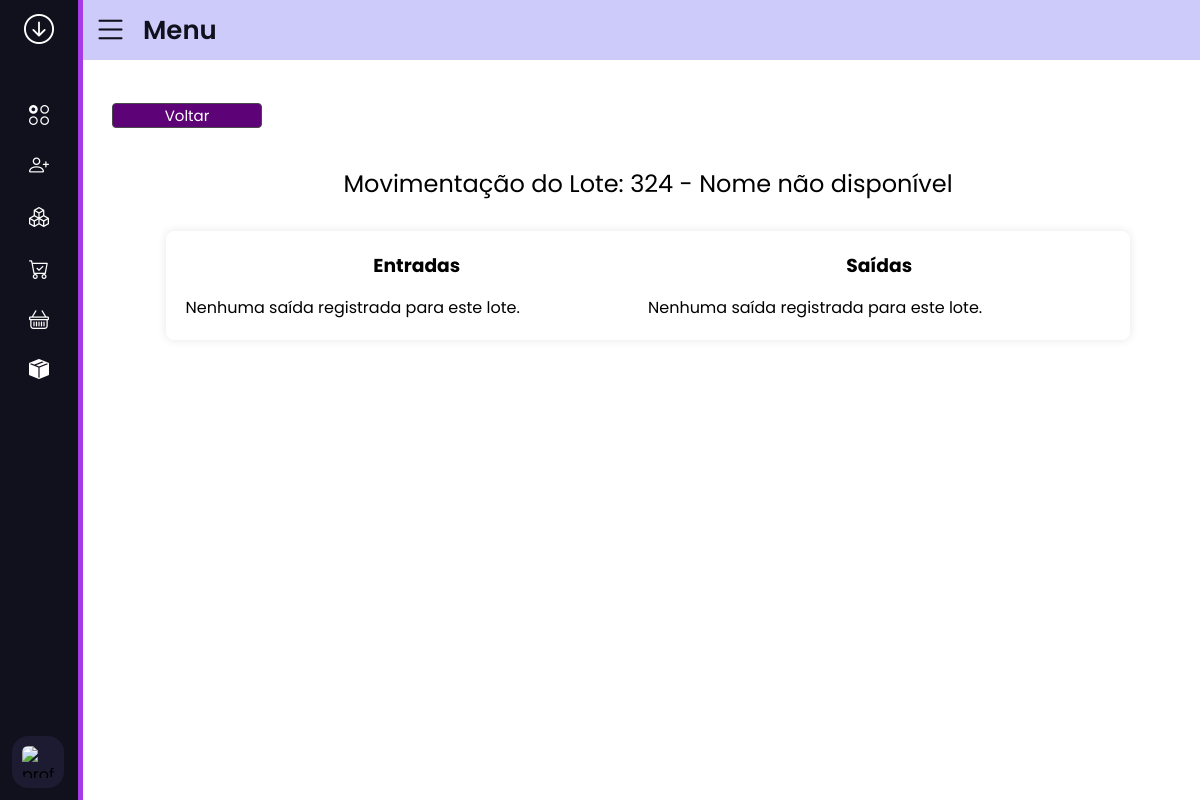
/estoque/lote/324/ (signed in), run on an earlier commit of the app's database.
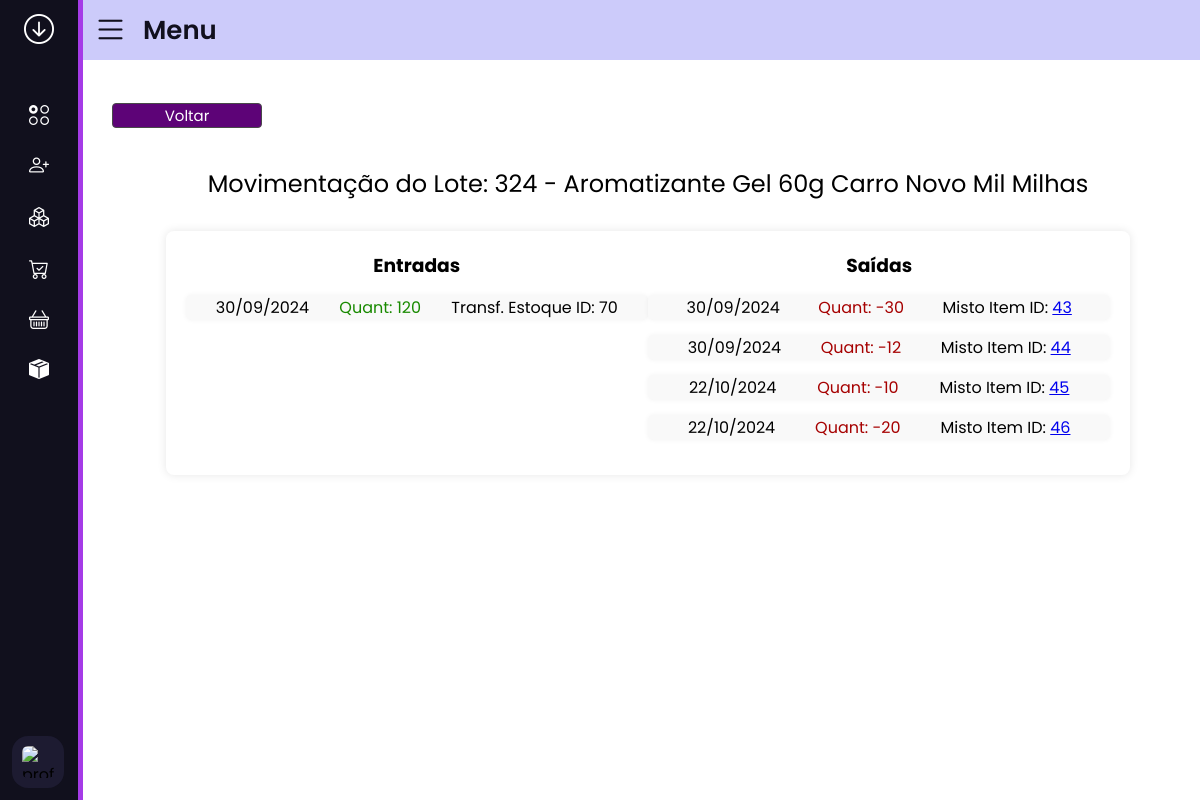
And on a later commit of the database.
### cadastros/models.py (models this page shows)
class Products(models.Model):
    CATEGORY_CHOICES = [
        ('fabricado', 'Fabricado'),
        ('misto', 'Misto'),
        ('kit', 'Kit'),
        ('kit_variavel', 'Kit Variável'),
        ('materia_prima', 'Matéria Prima'),
    ]
    name = models.CharField(max_length=70)
    product_code = models.CharField(max_length=10, null=True, blank=True)
    product_bar_code = models.CharField(max_length=13, null=True, blank=True)
    box_bar_code = models.CharField(max_length=14, null=True, blank=True)
    category = models.CharField(max_length=15, choices=CATEGORY_CHOICES)
    unit = models.CharField(max_length=10)
    box_quantity = models.IntegerField(null=True, blank=True)
    gross_weight = models.DecimalField(max_digits=5, decimal_places=2, null=True, blank=True)
    net_weight = models.DecimalField(max_digits=5, decimal_places=2, null=True, blank=True)
    ncm = models.CharField(max_length=14, null=True, blank=True)
    cest = models.CharField(max_length=14, null=True, blank=True)
    estoq_minimo = models.IntegerField(null=True, blank=True)
    pedidos = GenericRelation('vendas.PedidoItem')
    def __str__(self):
        return self.name

### estoque/models.py (models this page shows, shortened)
class Estoque(models.Model):
    content_type = models.ForeignKey(ContentType, on_delete=models.CASCADE)
    object_id = models.PositiveIntegerField()
    fonte = GenericForeignKey('content_type', 'object_id')
    cod_produto = models.CharField(max_length=8, null=True, blank=True)
    lote = models.CharField(max_length=10, null=True, blank=True)
    quantidade = models.IntegerField()
    status = models.BooleanField()
    data = models.DateTimeField(auto_now_add=True)
    inventario = models.BooleanField(default=False)
    id_inventario = models.IntegerField(null=True, blank=True)
    class Meta:
        permissions = [
            ('ver_estoque_por_lotes', 'Can see stock by batches'),
            ('ver_necessidade_pedidos', 'Can see the need for orders'),
            ('ver_inventario_estoque', 'Can see stock inventory')
        ]

### estoque/views.py (the view)
# urls.py: path('lote/<str:lote>/', views.estoque_lotes, name='estoque_lotes'),
@login_required
@permission_required('estoque.ver_estoque_por_lotes', raise_exception=True)
def estoque_lotes(request, lote):
    registros_estoque = Estoque.objects.filter(lote=lote)
    if registros_estoque.exists():
        produto_code = registros_estoque.first().cod_produto  # Acesse o primeiro registro
        nome_produto = Products.objects.filter(product_code=produto_code).first()
    else:
        produto_code = 'Produto não encontrado'
        nome_produto = 'Nome não disponível'  # Adicionando um valor padrão
    entradas = registros_estoque.filter(status=True)
    saidas = registros_estoque.filter(status=False)
    for entrada in entradas:
        if entrada.fonte:
            entrada.fonte_nome = entrada.fonte.__class__.__name__  # Obtém o nome da classe da fonte
            if isinstance(entrada.fonte, TransferenciaEstoqueSaidaInfo):
                entrada.fonte_id = entrada.fonte.numero_transferencia
                entrada.fonte_info = entrada.fonte.numero_transferencia
            elif isinstance(entrada.fonte, MistoItem):
                entrada.fonte_id = entrada.fonte.id  # ID do misto item
                entrada.fonte_info = entrada.fonte.name if hasattr(entrada.fonte, 'name') else 'Nome não disponível'
            elif isinstance(entrada.fonte, InventariosEstoque):
                entrada.fonte_id = entrada.fonte.numero_inventario
                entrada.fonte_info = entrada.fonte.numero_inventario
            else:
                entrada.fonte_nome = 'Fonte não encontrada'
                entrada.fonte_info = 'Nome não disponível'
        else:
            entrada.fonte_nome = 'Fonte não encontrada'
            entrada.fonte_id = None
            entrada.fonte_info = 'Nome não disponível'
    for saida in saidas:
        if saida.fonte:
            saida.fonte_nome = saida.fonte.__class__.__name__  # Obtém o nome da classe da fonte
            if isinstance(saida.fonte, Pedido):
                saida.fonte_id = saida.fonte.id  # ID do pedido
                saida.fonte_info = saida.fonte.name if hasattr(saida.fonte, 'name') else 'Nome não disponível'
            elif isinstance(saida.fonte, MistoItem):
                saida.fonte_id = saida.fonte.id  # ID do misto item
                saida.fonte_info = saida.fonte.name if hasattr(saida.fonte, 'name') else 'Nome não disponível'
            else:
                saida.fonte_id = None
                saida.fonte_info = 'Fonte não reconhecida'
        else:
            saida.fonte_nome = 'Fonte não encontrada'
            saida.fonte_id = None
            saida.fonte_info = 'Nome não disponível'
    context = {
        'lote': lote,
        'produto': nome_produto,
        'entradas': entradas,
        'saidas': saidas,
        'detalhes': registros_estoque,
    }
    return render(request, 'estoque/estoque_lotes.html', context)

### estoque/templates/estoque/estoque_lotes.html
{% extends 'side_menu.html' %}
{% load static %}
{% block head %}
    <link rel="stylesheet" href="{% static 'css/style_estoque_lotes.css' %}">
{% endblock %}
{% block content %}
    <div class="button-pattern">
        <a href="/estoque/pesquisar_lote/"><button class="button-pattern_final">Voltar</button></a>
    </div>
    <h2 class="title-h2">Movimentação do Lote: {{ lote }} - {{ produto }}</h2>
    <div class="container-father">
        <div class="container">
            <div class="column">
                <h3>Entradas</h3>
                {% if entradas %}
                    {% for entrada in entradas %}
                        <div class="saida">
                            <p> {{ entrada.data|date:"d/m/Y" }}</p>
                            <p class="entrada-quant">Quant: {{ entrada.quantidade }}</p>
                            {% if entrada.fonte_nome == 'TransferenciaEstoqueSaidaInfo' %}
                                <p class="fonte">
                                    Transf. Estoque ID: {{ entrada.fonte_id }}
                                </p>
                            {% elif entrada.fonte_nome == 'MistoItem' %}
                                <p class="fonte">
                                    Misto Item ID: <a href="{% url 'visualizar_misto_item' entrada.fonte_id %}">{{ entrada.fonte_id }}</a>
                                </p>
                            {% elif entrada.fonte_nome == 'InventariosEstoque' %}
                                <p class="fonte">
                                    Inventário ID: <a href="{% url 'visualizar_inventario_estoque' entrada.fonte_id %}">{{ entrada.fonte_id }}</a>
                                </p>
                            {% else %}
                                <p class="fonte">{{ entrada.fonte_nome }} - ID: {{ entrada.fonte_id }}</p>
                            {% endif %}
                        </div>
                    {% endfor %}
                {% else %}
                    <p>Nenhuma saída registrada para este lote.</p>
                {% endif %}
            </div>
            <div class="column">
                <h3>Saídas</h3>
                {% if saidas %}
                    {% for saida in saidas %}
                        <div class="saida">
                            <p> {{ saida.data|date:"d/m/Y" }}</p>
                            <p class="saida-quant">Quant: {{ saida.quantidade }}</p>
                            {% if saida.fonte_nome == 'Pedido' %}
                                <p class="fonte">
                                    Pedido ID: <a href="{% url 'visualizar_pedido' saida.fonte_id %}">{{ saida.fonte_id }}</a>
                                </p>
                            {% elif saida.fonte_nome == 'MistoItem' %}
                                <p class="fonte">
                                    Misto Item ID: <a href="{% url 'visualizar_misto_item' saida.fonte_id %}">{{ saida.fonte_id }}</a>
                                </p>
                            {% else %}
                                <p class="fonte">{{ saida.fonte_nome }} - ID: {{ saida.fonte_id }}</p>
                            {% endif %}
                        </div>
                    {% endfor %}
                {% else %}
                    <p>Nenhuma saída registrada para este lote.</p>
                {% endif %}
            </div>
        </div>
    </div>
{% endblock %}

What changed in the data, as far as the page shows it:
now on this page (row edited): Products: name "Aromatizante Gel 60g Carro Novo Mil Milhas"
added Estoque: data "30/09/2024", quantidade "120", fonte_id "70", shown under "Entradas"
added Estoque: data "30/09/2024", quantidade "-30", fonte_id "43", shown under "Saídas"
added Estoque: data "30/09/2024", quantidade "-12", fonte_id "44", shown under "Saídas"
added Estoque: data "22/10/2024", quantidade "-10", fonte_id "45", shown under "Saídas"
added Estoque: data "22/10/2024", quantidade "-20", fonte_id "46", shown under "Saídas"
Also different on the page:
{{ produto }}: "Nome não disponível" → (not shown)
text no longer shown: "Nenhuma saída registrada para este lote. Nenhuma saída registrada para este lote."
